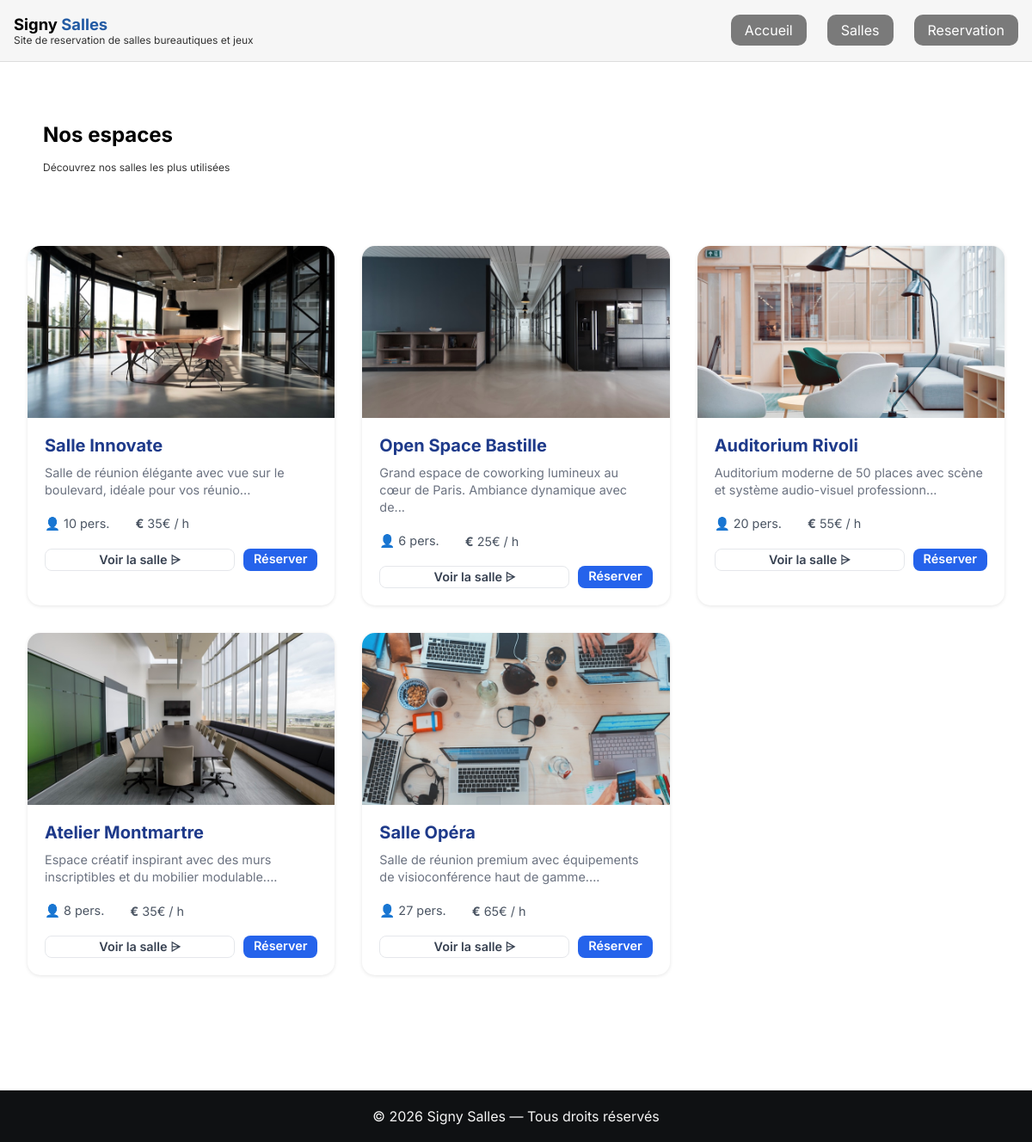
Page /Salle.php on the committed database.
### tables this page shows
CREATE TABLE `salle` (
    `id_salle` INT(11) NOT NULL AUTO_INCREMENT,
    `nom` VARCHAR(100) NOT NULL,
    `capacite` INT(11) NOT NULL,
    `prix` DECIMAL(10,2) NOT NULL,
    `description` TEXT,
    `equipements` TEXT,
    `image` VARCHAR(255),
    `disponibilité` TINYINT(1) DEFAULT 1,
    PRIMARY KEY (`id_salle`)
);

### Salle.php (the view)
<?php
require_once 'config/database.php';
$stmt   = $pdo->query('SELECT * FROM salle');
$salles = $stmt->fetchAll(PDO::FETCH_ASSOC);
$css_file = 'css/Salle.css';
require_once 'config/header.php';
?>
<main>
    <section class="hero_body">
        <div class="container3">
            <div class="first_bar">
                <h1>Nos espaces</h1>
                <p class="desc">Découvrez nos salles les plus utilisées</p>
            </div>
            <div class="grid-grille">
                <?php foreach ($salles as $salle) : ?>
                <div class="card">
                    <div class="image-container">
                        <img src="Img/<?= htmlspecialchars($salle['image']) ?>"
                             alt="<?= htmlspecialchars($salle['nom']) ?>">
                    </div>
                    <div class="contenu">
                        <h4><?= htmlspecialchars($salle['nom']) ?></h4>
                        <p class="desc-texte">
                            <?= htmlspecialchars(substr($salle['description'], 0, 80)) ?>...
                        </p>
                        <div class="infos-ligne">
                            <p class="info-item">👤 <?= (int)$salle['capacite'] ?> pers.</p>
                            <p class="info-prix"><strong>€</strong> <?= number_format($salle['prix'], 0) ?>€ / h</p>
                        </div>
                        <div class="actions">
                            <a href="DetailSalle.php?id=<?= (int)$salle['id_salle'] ?>" class="btn-voir">Voir la salle ⩥</a>
                            <a href="Reservation.php?id=<?= (int)$salle['id_salle'] ?>" class="btn-reserver">Réserver</a>
                        </div>
                    </div>
                </div>
                <?php endforeach; ?>
            </div>
        </div>
    </section>
</main>
<?php require_once 'config/footer.php'; ?>

### config/header.php (shortened to what this page needs)
<!DOCTYPE html>
<html lang="fr">
<head>
    <link rel="stylesheet" href="<?= $css_file ?>">
</head>
<body>
<header class="header">
    <div class="container">
        <div class="logo_txt">
            <span class="title">Signy <span class="blue">Salles</span></span>
            <span class="desc">Site de reservation de salles bureautiques et jeux</span>
        </div>
        <nav class="nav-links">
            <a href="index.php">Accueil</a>
            <a href="Salle.php">Salles</a>
            <a href="Reservation.php">Reservation</a>
        </nav>
    </div>
</header>

### config/footer.php (shortened to what this page needs)
<footer>
    <p class="copyright">© <?= date('Y') ?> Signy Salles — Tous droits réservés</p>
</footer>
</body>
</html>

### css/Salle.css (style rules this page uses)
* { box-sizing: border-box; margin: 0; padding: 0; font-family: 'Inter', sans-serif; }
.blue { color:hsl(214 ,65% ,39%); }
.container { max-width: 1200px; margin: 0 auto; padding: 0 1rem; gap: 0.5rem; }
.container3 { max-width: 1200px; margin: 0 auto; padding: 70px 0; }
.header { position: sticky; top: 0; z-index: 1000; padding: 1.05rem 0; background: rgba(243, 243, 243, 0.7); backdrop-filter: blur(8px); border-bottom: 1px solid rgba(0, 0, 0, 0.1); color: rgb(0, 0, 0); }
.header .container { display: flex; justify-content: space-between; align-items: center; flex-wrap: wrap; }
.logo_txt { display: flex; flex-direction: column; }
.title { font-size: clamp(1.15rem, 1.30vw, 1.5rem); font-weight: 700; }
.desc { font-size: clamp(0.75rem, 0.90vw, 1rem); color: rgb(0, 0, 0); opacity: 0.8; }
.nav-links { display: flex; gap: 1.5rem; }
.nav-links a { text-decoration: none; color: white; background-color: rgba(0, 0, 0, 0.5); padding: 0.5rem 1rem; border-radius: 10px; transition: all 0.3s ease-out; }
.first_bar { display: flex; flex-direction: column; gap: 1rem; padding-left: 50px; padding-right: 55px; padding-bottom: 20px; }
.grid-grille { display: grid; grid-template-columns: repeat(auto-fit, minmax(280px, 1fr)); gap: 2rem; padding: 4rem 2rem; max-width: 1200px; margin: 0 auto; }
.card { max-width: 380px; background: white; border-radius: 15px; overflow: hidden; box-shadow: 0 1px 4px rgba(0, 0, 0, 0.1); font-family: sans-serif; transition: all 100ms linear; }
.image-container { position: relative; height: 200px; }
.image-container img { width: 100%; height: 100%; object-fit: cover; }
.contenu { padding: 20px; }
.contenu h4 { margin: 0 0 10px 0; color: #1e3a8a; font-size: 1.25rem; }
.desc-texte { font-size: 0.9rem; color: #6b7280; line-height: 1.4; margin-bottom: 20px; }
.infos-ligne { display: flex; justify-content: flex-start; gap: 30px; margin-bottom: 20px; align-items: center; }
.info-item, .info-prix { margin: 0; font-size: 0.9rem; color: #4b5563; }
.actions { display: flex; gap: 10px; }
.actions a { text-decoration: none; padding: 3px 10px; border-radius: 8px; font-size: 0.9rem; font-weight: 600; text-align: center; transition: 0.2s; }
.btn-voir { flex: 3; border: 1px solid #e5e7eb; color: #374151; font-size: clamp(30rem,1.30vw,1rem); }
.btn-reserver { flex: 1; background: #2563eb; color: white; }
.copyright { background-color: #0f1113; color: whitesmoke; padding: 20px; text-align: center; }

### rows in the picture
salle: image (picture), nom "Salle Innovate", description "Salle de réunion élégante avec vue sur le boulevard, idéale pour vos réunio", capacite "10", prix "35"
salle: image (picture), nom "Open Space Bastille", description "Grand espace de coworking lumineux au cœur de Paris. Ambiance dynamique avec de", capacite "6", prix "25"
salle: image (picture), nom "Auditorium Rivoli", description "Auditorium moderne de 50 places avec scène et système audio-visuel professionn", capacite "20", prix "55"
salle: image (picture), nom "Atelier Montmartre", description "Espace créatif inspirant avec des murs inscriptibles et du mobilier modulable.", capacite "8", prix "35"
salle: image (picture), nom "Salle Opéra", description "Salle de réunion premium avec équipements de visioconférence haut de gamme.", capacite "27", prix "65"
